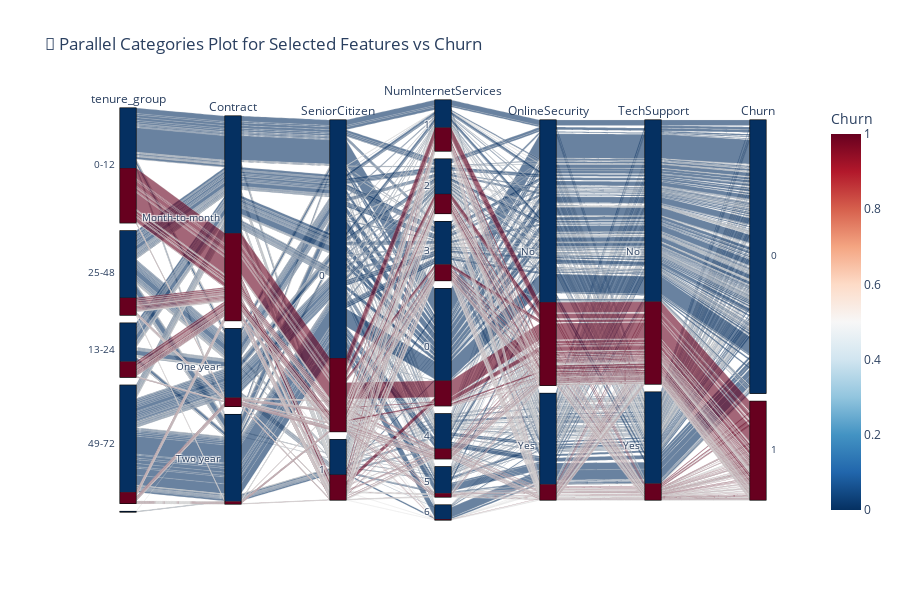

Write notebook code for a chart like this one.
### Markdown cell above
### Further Observation with Parallel Categories Graph

### Code cell
df["tenure_group"] = pd.cut(
    df["tenure"],
    bins=[0, 12, 24, 48, 72],
    labels=["0-12", "13-24", "25-48", "49-72"]
)
df["Churn"] = df["Churn"].map({"No": 0, "Yes": 1})


# Parallel Categories Plot for tenure, contract type, senior citizen, num of internet service, online security, tech support Features vs Churn
fig = px.parallel_categories(
    df,
    dimensions=["tenure_group", "Contract", "SeniorCitizen", "NumInternetServices", "OnlineSecurity", "TechSupport", "Churn"],
    color="Churn",
    color_continuous_scale=px.colors.sequential.RdBu_r,
    title="🔄 Parallel Categories Plot for Selected Features vs Churn"
)
fig.update_layout(height=600)
fig.show()

### Figure 1 — Plotly figure (JSON) as saved in the notebook; plotly's stock layout.template omitted (floating-point values rounded to 4 significant figures; data arrays with more than 128 entries replaced by an {"elided": "..."} marker saying what was removed)
{"data": [{"dimensions": [{"label": "tenure_group", "values": {"elided": "7043 str values"}}, {"label": "Contract", "values": {"elided": "7043 str values"}}, {"label": "SeniorCitizen", "values": {"elided": "7043 int values"}}, {"label": "NumInternetServices", "values": {"elided": "7043 int values"}}, {"label": "OnlineSecurity", "values": {"elided": "7043 str values"}}, {"label": "TechSupport", "values": {"elided": "7043 str values"}}, {"label": "Churn", "values": {"elided": "7043 int values"}}], "domain": {"x": [0, 1], "y": [0, 1]}, "line": {"color": {"elided": "7043 int values"}, "coloraxis": "coloraxis"}, "name": "", "type": "parcats"}], "layout": {"coloraxis": {"colorbar": {"title": {"text": "Churn"}}, "colorscale": [[0, "rgb(5,48,97)"], [0.1, "rgb(33,102,172)"], [0.2, "rgb(67,147,195)"], [0.3, "rgb(146,197,222)"], [0.4, "rgb(209,229,240)"], [0.5, "rgb(247,247,247)"], [0.6, "rgb(253,219,199)"], [0.7, "rgb(244,165,130)"], [0.8, "rgb(214,96,77)"], [0.9, "rgb(178,24,43)"], [1, "rgb(103,0,31)"]]}, "height": 600, "legend": {"tracegroupgap": 0}, "title": {"text": "🔄 Parallel Categories Plot for Selected Features vs Churn"}}}
